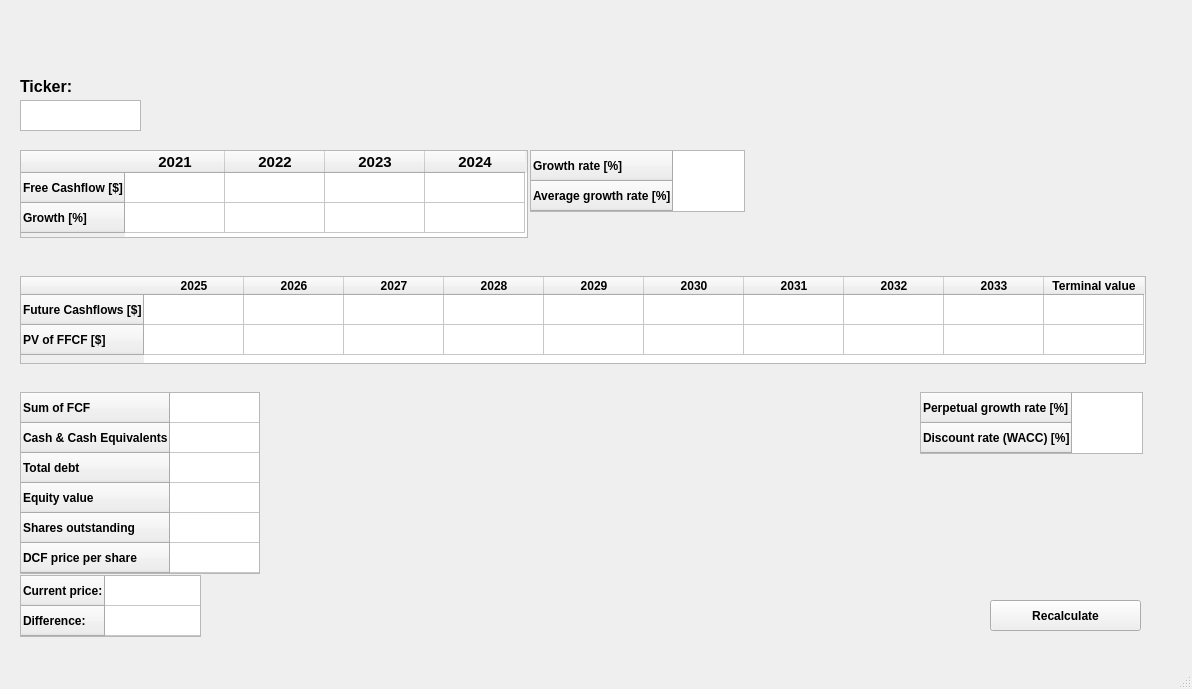
<?xml version="1.0" encoding="UTF-8"?>
<ui version="4.0">
 <class>MainWindow</class>
 <widget class="QMainWindow" name="MainWindow">
  <property name="geometry">
   <rect>
    <x>0</x>
    <y>0</y>
    <width>1192</width>
    <height>689</height>
   </rect>
  </property>
  <property name="windowTitle">
   <string>MainWindow</string>
  </property>
  <widget class="QWidget" name="centralwidget">
   <widget class="QTableWidget" name="freeCashflow_table">
    <property name="geometry">
     <rect>
      <x>20</x>
      <y>150</y>
      <width>508</width>
      <height>88</height>
     </rect>
    </property>
    <property name="autoScroll">
     <bool>false</bool>
    </property>
    <property name="alternatingRowColors">
     <bool>false</bool>
    </property>
    <property name="verticalScrollMode">
     <enum>QAbstractItemView::ScrollPerItem</enum>
    </property>
    <property name="horizontalScrollMode">
     <enum>QAbstractItemView::ScrollPerItem</enum>
    </property>
    <property name="cornerButtonEnabled">
     <bool>true</bool>
    </property>
    <attribute name="horizontalHeaderVisible">
     <bool>true</bool>
    </attribute>
    <row>
     <property name="text">
      <string>Free Cashflow [$]</string>
     </property>
     <property name="font">
      <font>
       <weight>75</weight>
       <bold>true</bold>
      </font>
     </property>
    </row>
    <row>
     <property name="text">
      <string>Growth [%]</string>
     </property>
     <property name="font">
      <font>
       <weight>75</weight>
       <bold>true</bold>
      </font>
     </property>
    </row>
    <column>
     <property name="text">
      <string>2021</string>
     </property>
     <property name="font">
      <font>
       <pointsize>11</pointsize>
       <weight>75</weight>
       <bold>true</bold>
      </font>
     </property>
     <property name="foreground">
      <brush brushstyle="NoBrush">
       <color alpha="255">
        <red>255</red>
        <green>189</green>
        <blue>90</blue>
       </color>
      </brush>
     </property>
    </column>
    <column>
     <property name="text">
      <string>2022</string>
     </property>
     <property name="font">
      <font>
       <pointsize>11</pointsize>
       <weight>75</weight>
       <bold>true</bold>
      </font>
     </property>
     <property name="foreground">
      <brush brushstyle="NoBrush">
       <color alpha="255">
        <red>255</red>
        <green>189</green>
        <blue>90</blue>
       </color>
      </brush>
     </property>
    </column>
    <column>
     <property name="text">
      <string>2023</string>
     </property>
     <property name="font">
      <font>
       <pointsize>11</pointsize>
       <weight>75</weight>
       <bold>true</bold>
      </font>
     </property>
     <property name="foreground">
      <brush brushstyle="NoBrush">
       <color alpha="255">
        <red>255</red>
        <green>189</green>
        <blue>90</blue>
       </color>
      </brush>
     </property>
    </column>
    <column>
     <property name="text">
      <string>2024</string>
     </property>
     <property name="font">
      <font>
       <pointsize>11</pointsize>
       <weight>75</weight>
       <bold>true</bold>
      </font>
     </property>
     <property name="foreground">
      <brush brushstyle="NoBrush">
       <color alpha="255">
        <red>255</red>
        <green>189</green>
        <blue>90</blue>
       </color>
      </brush>
     </property>
    </column>
    <item row="0" column="0">
     <property name="text">
      <string/>
     </property>
     <property name="background">
      <brush brushstyle="NoBrush">
       <color alpha="255">
        <red>255</red>
        <green>170</green>
        <blue>0</blue>
       </color>
      </brush>
     </property>
     <property name="foreground">
      <brush brushstyle="NoBrush">
       <color alpha="255">
        <red>255</red>
        <green>0</green>
        <blue>0</blue>
       </color>
      </brush>
     </property>
    </item>
   </widget>
   <widget class="QTableWidget" name="growthRate_table">
    <property name="geometry">
     <rect>
      <x>530</x>
      <y>150</y>
      <width>215</width>
      <height>62</height>
     </rect>
    </property>
    <attribute name="horizontalHeaderVisible">
     <bool>false</bool>
    </attribute>
    <row>
     <property name="text">
      <string>Growth rate [%]</string>
     </property>
     <property name="font">
      <font>
       <weight>75</weight>
       <bold>true</bold>
      </font>
     </property>
    </row>
    <row>
     <property name="text">
      <string>Average growth rate [%]</string>
     </property>
     <property name="font">
      <font>
       <weight>75</weight>
       <bold>true</bold>
      </font>
     </property>
    </row>
   </widget>
   <widget class="QTableWidget" name="futureCashflow_table">
    <property name="geometry">
     <rect>
      <x>20</x>
      <y>276</y>
      <width>1126</width>
      <height>88</height>
     </rect>
    </property>
    <row>
     <property name="text">
      <string>Future Cashflows [$]</string>
     </property>
     <property name="font">
      <font>
       <weight>75</weight>
       <bold>true</bold>
      </font>
     </property>
    </row>
    <row>
     <property name="text">
      <string>PV of FFCF [$]</string>
     </property>
     <property name="font">
      <font>
       <weight>75</weight>
       <bold>true</bold>
      </font>
     </property>
    </row>
    <column>
     <property name="text">
      <string>2025</string>
     </property>
     <property name="font">
      <font>
       <weight>75</weight>
       <bold>true</bold>
      </font>
     </property>
    </column>
    <column>
     <property name="text">
      <string>2026</string>
     </property>
     <property name="font">
      <font>
       <weight>75</weight>
       <bold>true</bold>
      </font>
     </property>
    </column>
    <column>
     <property name="text">
      <string>2027</string>
     </property>
     <property name="font">
      <font>
       <weight>75</weight>
       <bold>true</bold>
      </font>
     </property>
    </column>
    <column>
     <property name="text">
      <string>2028</string>
     </property>
     <property name="font">
      <font>
       <weight>75</weight>
       <bold>true</bold>
      </font>
     </property>
    </column>
    <column>
     <property name="text">
      <string>2029</string>
     </property>
     <property name="font">
      <font>
       <weight>75</weight>
       <bold>true</bold>
      </font>
     </property>
    </column>
    <column>
     <property name="text">
      <string>2030</string>
     </property>
     <property name="font">
      <font>
       <weight>75</weight>
       <bold>true</bold>
      </font>
     </property>
    </column>
    <column>
     <property name="text">
      <string>2031</string>
     </property>
     <property name="font">
      <font>
       <weight>75</weight>
       <bold>true</bold>
      </font>
     </property>
    </column>
    <column>
     <property name="text">
      <string>2032</string>
     </property>
     <property name="font">
      <font>
       <weight>75</weight>
       <bold>true</bold>
      </font>
     </property>
    </column>
    <column>
     <property name="text">
      <string>2033</string>
     </property>
     <property name="font">
      <font>
       <weight>75</weight>
       <bold>true</bold>
      </font>
     </property>
    </column>
    <column>
     <property name="text">
      <string>Terminal value</string>
     </property>
     <property name="font">
      <font>
       <weight>75</weight>
       <bold>true</bold>
      </font>
     </property>
    </column>
   </widget>
   <widget class="QTableWidget" name="growthRate_table2">
    <property name="geometry">
     <rect>
      <x>920</x>
      <y>392</y>
      <width>223</width>
      <height>62</height>
     </rect>
    </property>
    <attribute name="horizontalHeaderVisible">
     <bool>false</bool>
    </attribute>
    <row>
     <property name="text">
      <string>Perpetual growth rate [%]</string>
     </property>
     <property name="font">
      <font>
       <weight>75</weight>
       <bold>true</bold>
      </font>
     </property>
    </row>
    <row>
     <property name="text">
      <string>Discount rate (WACC) [%]</string>
     </property>
     <property name="font">
      <font>
       <weight>75</weight>
       <bold>true</bold>
      </font>
     </property>
    </row>
   </widget>
   <widget class="QTableWidget" name="dcfValue_table">
    <property name="geometry">
     <rect>
      <x>20</x>
      <y>392</y>
      <width>240</width>
      <height>182</height>
     </rect>
    </property>
    <attribute name="horizontalHeaderVisible">
     <bool>false</bool>
    </attribute>
    <row>
     <property name="text">
      <string>Sum of FCF</string>
     </property>
     <property name="font">
      <font>
       <weight>75</weight>
       <bold>true</bold>
      </font>
     </property>
    </row>
    <row>
     <property name="text">
      <string>Cash &amp; Cash Equivalents</string>
     </property>
     <property name="font">
      <font>
       <weight>75</weight>
       <bold>true</bold>
      </font>
     </property>
    </row>
    <row>
     <property name="text">
      <string>Total debt</string>
     </property>
     <property name="font">
      <font>
       <weight>75</weight>
       <bold>true</bold>
      </font>
     </property>
    </row>
    <row>
     <property name="text">
      <string>Equity value</string>
     </property>
     <property name="font">
      <font>
       <weight>75</weight>
       <bold>true</bold>
      </font>
     </property>
    </row>
    <row>
     <property name="text">
      <string>Shares outstanding</string>
     </property>
     <property name="font">
      <font>
       <weight>75</weight>
       <bold>true</bold>
      </font>
     </property>
    </row>
    <row>
     <property name="text">
      <string>DCF price per share</string>
     </property>
     <property name="font">
      <font>
       <weight>75</weight>
       <bold>true</bold>
      </font>
     </property>
    </row>
    <column>
     <property name="text">
      <string>[$]</string>
     </property>
    </column>
   </widget>
   <widget class="QTableWidget" name="currentPrice_table">
    <property name="geometry">
     <rect>
      <x>20</x>
      <y>575</y>
      <width>181</width>
      <height>62</height>
     </rect>
    </property>
    <attribute name="horizontalHeaderVisible">
     <bool>false</bool>
    </attribute>
    <row>
     <property name="text">
      <string>Current price:</string>
     </property>
     <property name="font">
      <font>
       <weight>75</weight>
       <bold>true</bold>
      </font>
     </property>
    </row>
    <row>
     <property name="text">
      <string>Difference:</string>
     </property>
     <property name="font">
      <font>
       <weight>75</weight>
       <bold>true</bold>
      </font>
     </property>
    </row>
    <column>
     <property name="text">
      <string>[]</string>
     </property>
    </column>
   </widget>
   <widget class="QPushButton" name="recalculate_button">
    <property name="geometry">
     <rect>
      <x>990</x>
      <y>600</y>
      <width>151</width>
      <height>31</height>
     </rect>
    </property>
    <property name="font">
     <font>
      <weight>75</weight>
      <bold>true</bold>
     </font>
    </property>
    <property name="text">
     <string>Recalculate</string>
    </property>
   </widget>
   <widget class="QPlainTextEdit" name="plainTextEdit">
    <property name="geometry">
     <rect>
      <x>20</x>
      <y>100</y>
      <width>121</width>
      <height>31</height>
     </rect>
    </property>
   </widget>
   <widget class="QLabel" name="label">
    <property name="geometry">
     <rect>
      <x>20</x>
      <y>80</y>
      <width>60</width>
      <height>13</height>
     </rect>
    </property>
    <property name="font">
     <font>
      <pointsize>12</pointsize>
      <weight>75</weight>
      <bold>true</bold>
     </font>
    </property>
    <property name="text">
     <string>Ticker:</string>
    </property>
   </widget>
  </widget>
  <widget class="QMenuBar" name="menubar">
   <property name="geometry">
    <rect>
     <x>0</x>
     <y>0</y>
     <width>1192</width>
     <height>21</height>
    </rect>
   </property>
  </widget>
  <widget class="QStatusBar" name="statusbar"/>
 </widget>
 <resources/>
 <connections/>
</ui>
